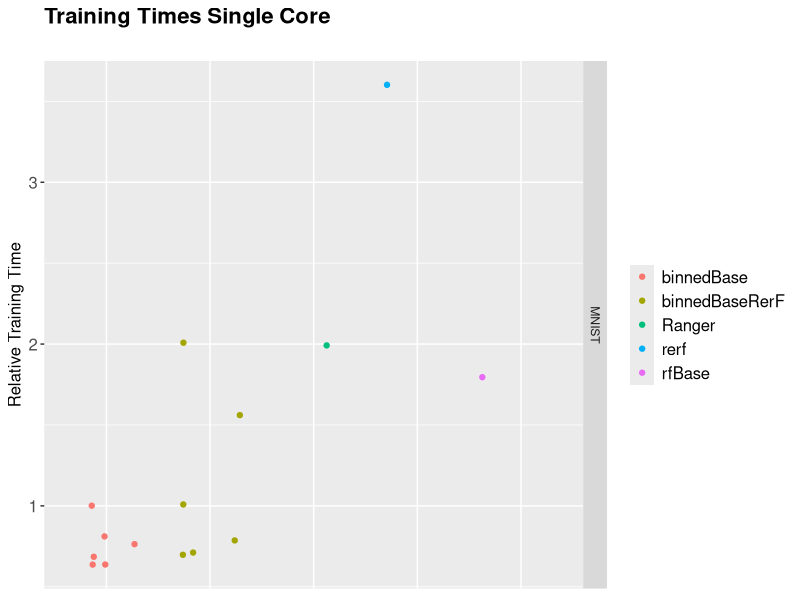

This chart was generated by the following R code:
# ---
# title: "Accuracy as number of samples grows"
# author: "James Browne"
# date: "May 16 2017"
#output: html_document
# ---

library(ggplot2)

leg <- theme(legend.text = element_text(size = 12), legend.title=element_blank(), plot.title = element_text(size = 16,  face="bold"), plot.subtitle = element_text(size = 12),axis.title.x = element_text(size=12), axis.text.x = element_text(size=12), axis.title.y = element_text(size=12), axis.text.y = element_text(size=12))



mydata <- read.csv(file="bench.csv", header=FALSE, sep=",")
colnames(mydata) <- c("Dataset", "System", "Threads", "RelativeSpeed")

mydata[mydata$Dataset=="MNIST",4] <- mydata[mydata$Dataset=="MNIST",4]/mydata[mydata$Dataset=="MNIST" & mydata$System=="binnedBase" ,4][1]

mydata[mydata$Dataset=="higgs",4] <- mydata[mydata$Dataset=="higgs",4]/mydata[mydata$Dataset=="higgs" & mydata$System=="binnedBase" ,4][1]

mydata[mydata$Dataset=="p53",4] <- mydata[mydata$Dataset=="p53",4]/mydata[mydata$Dataset=="p53" & mydata$System=="binnedBase" ,4][1]


#cols <- c("Ideal"="#000000", "RerF"="#009E73", "XGBoost"="#E69F00", "Ranger"="#0072B2", "RF"="#CC79A7")

png(filename="benchRF.png")

p <- ggplot(mydata, aes(System, RelativeSpeed,color = System, group=System))
p <- p + geom_point(position="jitter")
#p <- p + geom_bar(stat="identity",position=position_dodge())
p <- p +leg + labs(title="Training Times Single Core", x="", y="Relative Training Time", subtitle=paste(""))
p <- p + theme(axis.title.x=element_blank(), axis.text.x=element_blank(), axis.ticks.x=element_blank())
p <- p + facet_grid(Dataset ~ ., scales = "free_y")
print(p)
dev.off()
